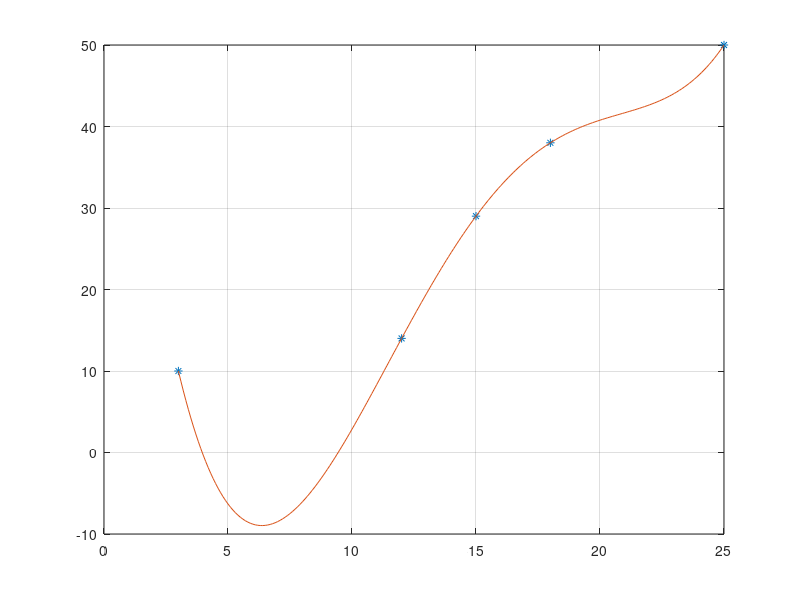

Write MATLAB code to recreate this figure.
x=[3 12 15 18 25];
y=[10 14 29 38 50];
plot(x,y,'*')
grid on
p= polyfit(x,y,5);
%[1.9464 -0.2175] = 1.9464x - 0.2175 ecuacion de salida
% ejemplo [4 5 6 1]= 4x^3 + 5x^2 +6x +1
x1=3:0.1:25;
y1=polyval(p,x1);
hold on
plot(x1,y1)